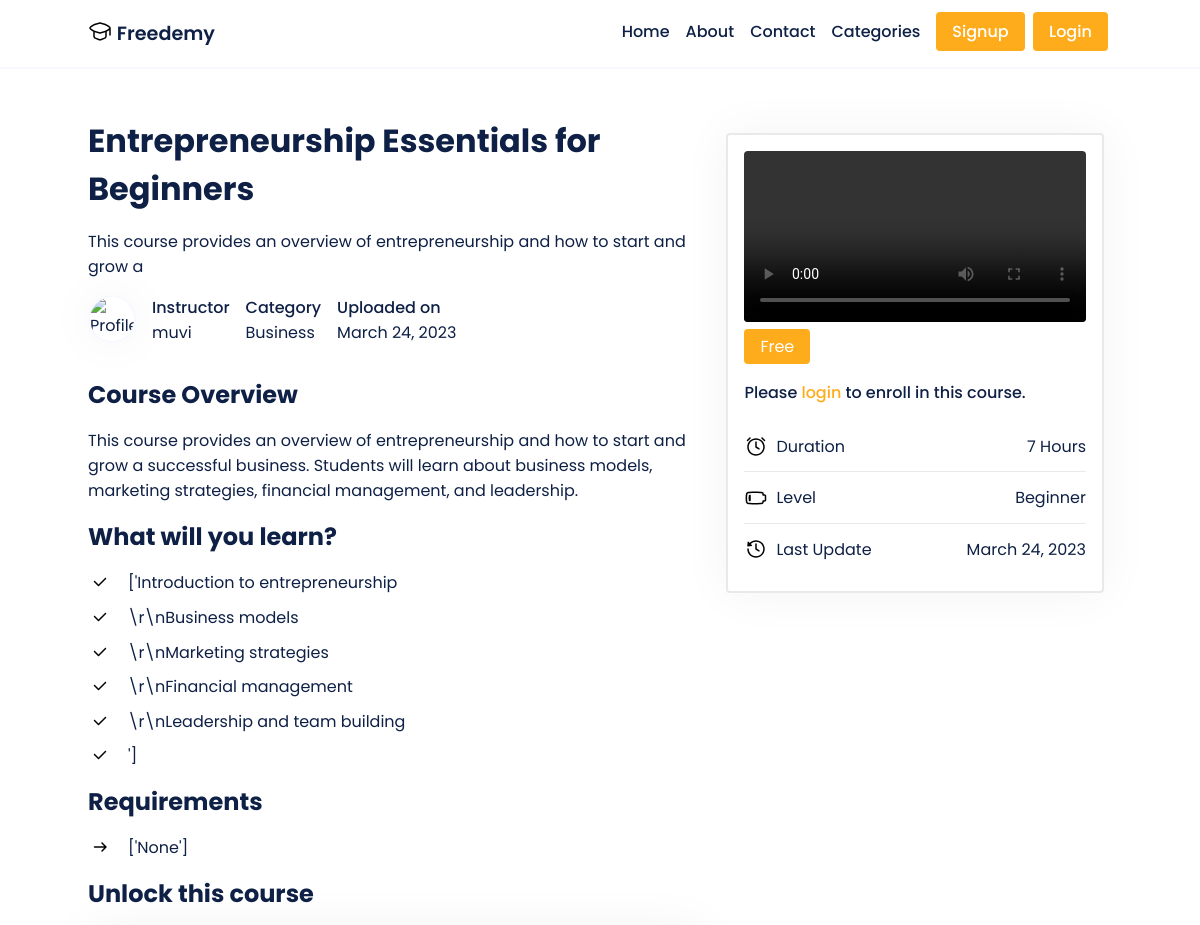
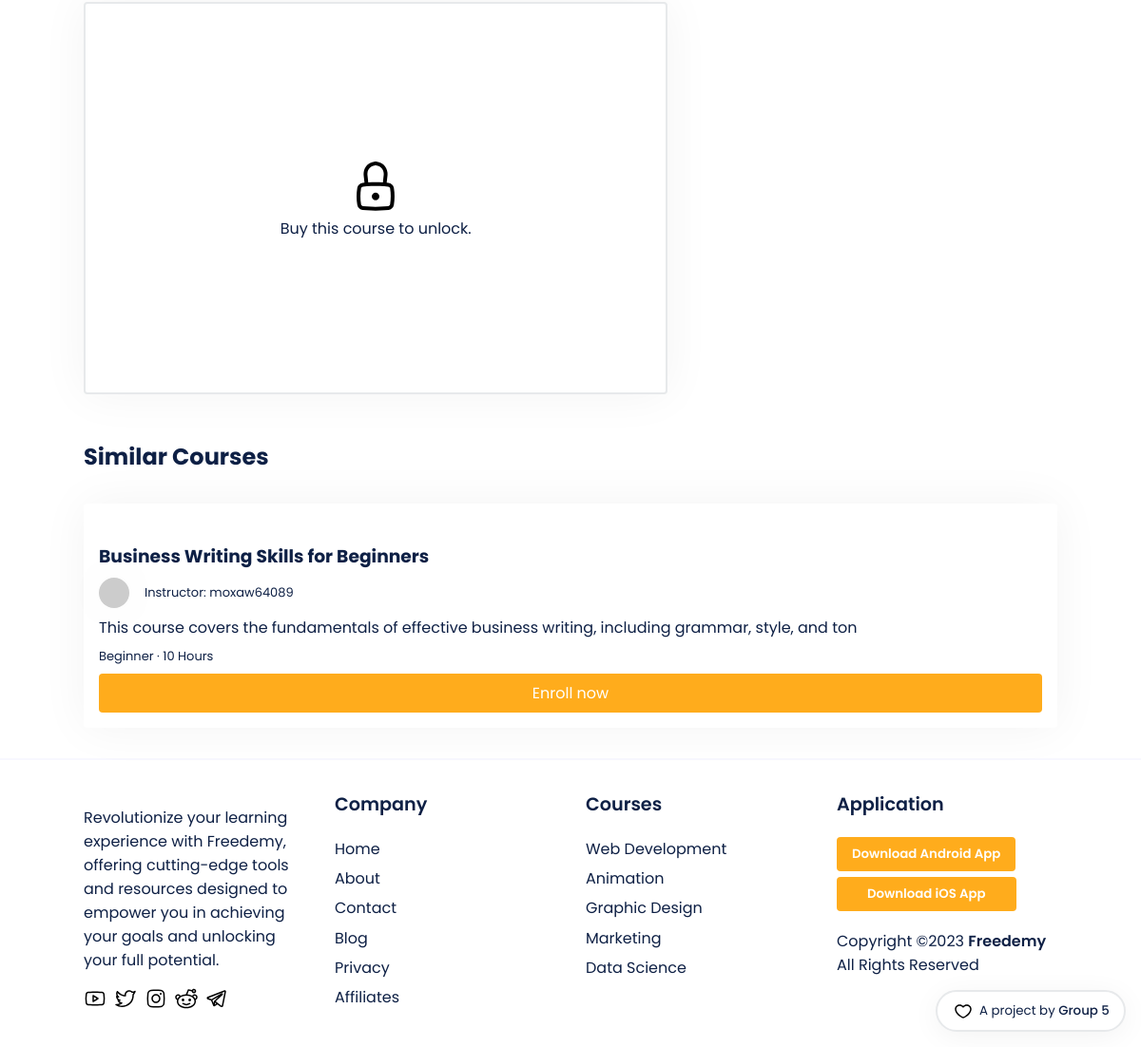
Screenshot of /muvi/course/entrepreneurship-essentials-for-beginners/ with the database file from the repository (2 pictures, top to bottom).
### main/models.py (models this page shows, shortened)
class Course(models.Model):
    title = models.CharField(max_length=100)
    description = models.TextField()
    LEVEL_CHOICES = [
        ('Beginner', 'Beginner'),
        ('Intermediate', 'Intermediate'),
        ('Advanced', 'Advanced')
    ]
    id = models.AutoField(primary_key=True)
    title = models.CharField(max_length=255)
    slug = models.SlugField(unique=True)
    description = models.TextField()
    thumbnail = CloudinaryField('thumbnail')
    featured_video = CloudinaryField('featured_video')
    instructor = models.ForeignKey(User, on_delete=models.CASCADE, related_name='courses', default=None)
    created_at = models.DateTimeField(auto_now_add=True)
    updated_at = models.DateTimeField(auto_now=True)
    level = models.CharField(max_length=20, choices=LEVEL_CHOICES, default='Beginner')
    duration = models.CharField(max_length=10, default='0')
    category = models.CharField(max_length=255, default="uncategorized")
    price = models.DecimalField(max_digits=8, decimal_places=2, default=0.00)
    discount = models.DecimalField(max_digits=5, decimal_places=2, default=0.00)
    requirements = models.TextField(help_text='Enter the requirements for the course, separated by a comma.', default='')
    content = models.TextField(help_text='Enter the course content, separated by a comma.', default='')
    lesson_title = models.CharField(max_length=255, default='Lesson')
    lesson_video = CloudinaryField('lesson_video', null=True)
    students = models.ManyToManyField(User, related_name='enrolled_courses', blank=True)
    def get_requirements_list(self):
        return self.requirements.split(',')
    def get_content_list(self):
        return self.content.split(',')

### main/views.py (the view, shortened to what this page needs)
# urls.py: path('<str:instructor>/course/<slug:slug>/', views.course_details, name='course_details'),
def course_details(request, instructor, slug):
    instructor_obj = get_object_or_404(User, username=instructor)
    course = get_object_or_404(Course, slug=slug, instructor=instructor_obj)
    category_courses = Course.objects.filter(category__iexact=course.category).exclude(id=course.id)[:3]
    enrolled = False
    if request.user.is_authenticated:
        enrolled = course.students.filter(id=request.user.id).exists()
    context = {
        'course': course,
        'enrolled': enrolled,
        'category_courses': category_courses
    }
    return render(request, 'course.html', context)

### templates/course.html (shortened to what this page needs)
{% extends 'base.html' %}
{% load static %}
{% block content %}
<section class="">
<div class='course-page'>
  <div class='container'>
    <div class='course-grid'>
      <div class='course-main'>
        <h1 style='font-size: 2rem;'>{{ course.title }}</h1>
        <div>
          <p>{{ course.description|slice:":80" }}</p>
        </div>
        <div class='course-meta'>
          {% if course.instructor.socialaccount_set.all %}
  {% with socialaccount=course.instructor.socialaccount_set.all|first %}
    {% if socialaccount.get_avatar_url %}
      <img src="{{ socialaccount.get_avatar_url }}" alt="Profile Image">
    {% else %}
      <img src="https://api.dicebear.com/5.x/shapes/svg?seed={{course.instructor}}" alt="Default Profile Image">
    {% endif %}
  {% endwith %}
{% else %}
  <img src="https://api.dicebear.com/5.x/shapes/svg?seed={{course.instructor}}" alt="Default Profile Image">
{% endif %}
          <p>
            <span style='font-weight: 500;'>
              Instructor
            </span>
            <span>
              {{course.instructor}}
            </span>
          </p>
          <p>
            <span style='font-weight: 500;'>
              Category
            </span>
            <span>
              {{course.category}}
            </span>
          </p>
          <p>
            <span style='font-weight: 500;'>
              Uploaded on
            </span>
            <span>
              {{course.created_at|date:"F d, Y"}}
            </span>
          </p>
        </div>
        <div style='margin-top: 2rem;'>
          <h2>Course Overview</h2>
          <p style='margin: 1rem 0'>{{course.description}}</p>
        </div>
        <div style=''>
          <h2>What will you learn?</h2>
          <ul style='list-style: none; margin-top: 1rem;'>
            {% for item in course.get_content_list %}
            <li style='display: flex; column-gap: 1rem; margin: .6rem 0;'>
              {{ item }}
            </li>
            {% endfor %}
          </ul>
        </div>
        <div style=''>
          <h2>Requirements</h2>
          <ul style='list-style: none; margin-top: 1rem;'>
            {% for requirement in course.get_requirements_list %}
              <li style='display: flex; column-gap: 1rem; margin: .6rem 0;'>
                {{ requirement }}
              </li>
            {% endfor %}
          </ul>
        </div>
        <div class='course-unlocked'>
          {% if enrolled %}
          <h2 id='start-learning'>Start Learning</h2>
          <div class='access-course'>
            <video controls>
              <source src="{{ course.lesson_video.url }}" type="{{ course.lesson_video.mime_type }}">
              Your browser does not support the video tag.
            </video>
            <p style='margin-top: 1rem; font-weight: 600;'>{{course.lesson_title}}</p>
          </div>
          {% else %}
          <h2>Unlock this course</h2>
         <div class='course-lock'>
          <p>Buy this course to unlock.</p>
        </div>
          {% endif %}
        </div>
      </div>
      <div class='course-details'>
        <div class='details'>
          <div>
          <video controls controlsList="nodownload" poster='{{course.thumbnail.url}}'>
            <source src="{{ course.featured_video.url }}" type="{{ course.featured_video.mime_type }}">
          </video>
        </div>
        <div style='display: flex; justify-content: start; align-items: center;'>
        <div>
          <p style='background-color: #FFAC1C; padding: .3rem 1rem; border-radius: 4px; color: #fff; margin-bottom: 1rem;' class=''>Free</p>
        </div>
      </div>
      {% if enrolled %}
      <a class='btn' href="#start-learning" style='display: block; text-align: center; width: 100%'>Access Course</a>
      {% else %}
      {% if user.is_authenticated %}
      <form method="post" action="{% url 'course_details' instructor=course.instructor.username slug=course.slug %}">
      {% csrf_token %}
      <button type="submit" style='width: 100%'>Enroll in this Course</button>
      </form>
      {% else %}
      <p style='font-weight: 500'> Please <a style='color: #FFAC1C' href="/accounts/login">login</a> to enroll in this course.</p>
      {% endif %}
      {% endif %}
      <div>
        <ul>
          <li>
            <span style='display: inline-flex; column-gap: .5rem; align-items: center;'>
              Duration
            </span>
            <span>{{course.duration}} Hours</span>
          </li>
          <li>
            <span style='display: inline-flex; column-gap: .5rem; align-items: center;'>
              Level
            </span>
            <span>{{course.level}}</span>
          </li>
          <li>
            <span style='display: inline-flex; column-gap: .5rem; align-items: center;'>
              Last Update
            </span>
            <span>{{course.updated_at|date:"F d, Y"}}</span>
          </li>
        </ul>
      </div>
        </div>
      </div>
    </div>
  </div>
</div>
</section>
  <div class="container home-featured-courses-content">
      <h2>Similar Courses</h2>
        {% if category_courses %}
        <div class="courses">
          {% for course in category_courses %}
  <div class="course">
  <div class="course-thumbnail">
  </div>
  <div class="course-details">
      <a href="{% url 'course_details' instructor=course.instructor slug=course.slug %}"><h3>{{ course.title|slice:":80" }}</h3></a>
      <p style="display: inline-flex; column-gap: 1rem; justify-content: center; align-items: center;" class="instructor">
          <img class="instructor-img" src="https://api.dicebear.com/5.x/shapes/svg?seed={{ course.instructor }}">
          Instructor: {{ course.instructor }}
      </p>
      <p class="course-desc">{{ course.description|slice:":100" }}</p>
      <p class="course-lvl-time">
          {{ course.level }} &middot; {{ course.duration }} Hours
      </p>
      <a href="{% url 'course_details' instructor=course.instructor slug=course.slug %}" class="btn enroll-btn">Enroll now</a>
  </div>
  </div>
  {% endfor %}
        {% else %}
          <div class="col-md-12">
            <p style='margin: 2rem 0;'>No courses found in this category.</p>
          </div>
        {% endif %}
      </div>
{% endblock content %}

### static/css/style.css (style rules this page uses)
* { font-family: 'Poppins'; margin: 0; padding: 0; box-sizing: border-box; scroll-behavior: smooth; scroll-padding-top: 2rem; }
body { color: #0e2045; background: #fff; display: flex; flex-direction: column; min-height: 100vh; }
img { width: 100%; }
section { padding: 3rem 0 2rem; }
a { text-decoration: none; color: #0e2045; }
.btn { background-color: #FFAC1C; border-radius: 4px; padding: .5rem 1rem; border: none; color: #fff; transition: transform .2s ease-in-out; }
.container { max-width: 1024px; margin: auto; width: 100%; }
.courses { display: grid; grid-template-columns: repeat(auto-fit, minmax(calc(33.33% - 2rem), 1fr)); grid-gap: 2rem; padding: 2rem 0; }
.course { background-color: #fff; color: #0e2045; box-shadow: 0 0 50px rgba(0, 0, 0, 0.05); border-radius: 4px; position: relative; }
.course img { max-width: 100%; padding: 0; border-top-right-radius: 4px; border-top-left-radius: 4px; }
.course-details { padding: 1rem; }
.course-details .instructor-img { height: 2rem; width: 2rem; border-radius: 50%; box-shadow: 0 0 50px rgba(0, 0, 0, 0.05); }
.course-details .instructor, .course-details .course-lvl-time { margin: .5rem 0; font-size: small; }
.course-details .enroll-btn { display: block; width: 100%; text-align: center; }
.course-grid { display: grid; grid-template-columns: 60% 40%; column-gap: .5rem; }
.course-main div { margin: 1rem 0; }
.course-meta { display: flex; gap: 1rem; }
.course-meta p span { display: block; }
.course-meta img { width: 3rem; height: 3rem; border-radius: 50%; border: 2px solid #f8f8ff; box-shadow: 0 0 50px rgba(0, 0, 0, 0.05); }
.details { background-color: #fff; border-radius: 4px; border: 2px solid #e7e9eb; box-shadow: 0 0 50px rgba(0, 0, 0, 0.05); padding: 1rem; }
.course-details video { width: 100%; border-radius: 4px; }
.details ul { margin-top: 1rem; }
.details li { display: flex; justify-content: space-between; padding: .8rem 0; }
.details li:nth-child(1) { border-bottom: 1px solid #e7e9eb; }
.details li:nth-child(2) { border-bottom: 1px solid #e7e9eb; }
.course-lock { background-color: #fff; border-radius: 4px; border: 2px solid #e7e9eb; box-shadow: 0 0 50px rgba(0, 0, 0, 0.05); padding: 10rem 1rem; display: flex; flex-direction: column; justify-content: center; align-items: center; }

### rows the page displays
Course: title "Entrepreneurship Essentials for Beginners", description "This course provides an overview of entrepreneurship and how to start and grow a", instructor "muvi", category "Business", created_at "March 24, 2023", description "This course provides an overview of entrepreneurship and how to start and grow a successful business. Students will learn about business models, marketing strategies, financial management, and leadership.", get_requirements_list "['None']", duration "7", level "Beginner", updated_at "March 24, 2023"
Course: title "Business Writing Skills for Beginners", instructor "moxaw64089", description "This course covers the fundamentals of effective business writing, including grammar, style, and ton", level "Beginner", duration "10"

### other values shown
{{ item }} "['Introduction to entrepreneurship" "\\r\\nBusiness models" "\\r\\nMarketing strategies" "\\r\\nFinancial management" "\\r\\nLeadership and team building" "']"
